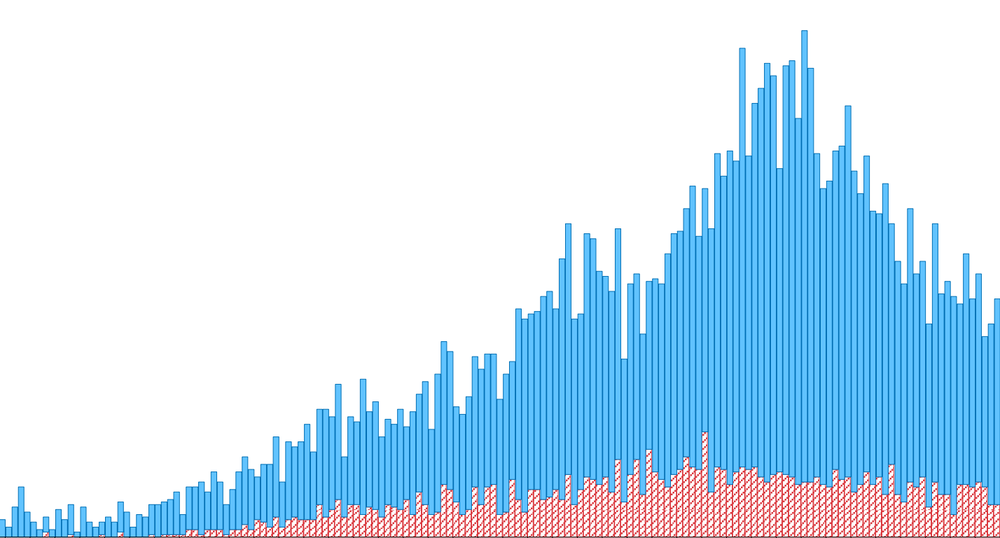
#> input picture histogram/hist.png, 1000 x 538 px, shrunk from 1428 x 768 before the run
$ python extract.py
#> lines starting #> are read from the running program, lines starting #| are printed output that depends on the picture
import cv2
import numpy as np
import pandas as pd
from matplotlib import pyplot as plt

NUM_COLUMNS = 161
UNIT_SIZE = 100

# Load and preprocess
image_path = './hist.png'
img = cv2.imread(image_path)
#> img is the input picture: shape (538, 1000, 3); mean B, G, R 244.4, 226.2, 200.7

#cut bottom two rows
#img = img[:-2, :, :]

gray = cv2.cvtColor(img, cv2.COLOR_BGR2GRAY)
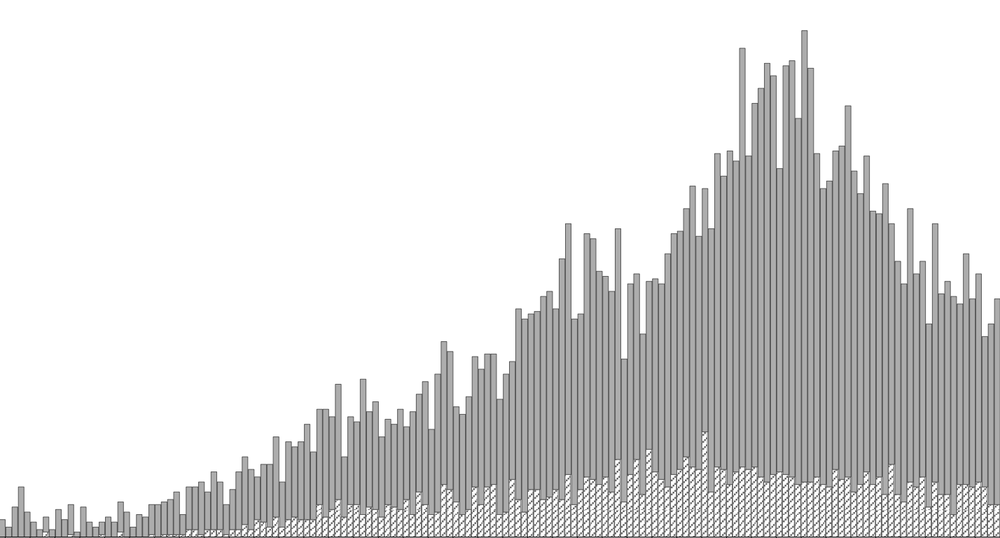
#> gray: shape (538, 1000); min 33, max 255, mean 220.7

scale_img = cv2.imread("scale.png")
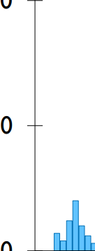
#> input picture histogram/scale.png, 95 x 251 px, shrunk from 136 x 359 before the run
#> scale_img is the input picture: shape (251, 95, 3); mean B, G, R 249.4, 247, 242.9
unit = scale_img.shape[0]
#> unit = 251

column_width = gray.shape[1] / NUM_COLUMNS
#> column_width = 6.21

M = []
F = []
for i in range(NUM_COLUMNS):
    # Get center position of the column
    center_x = int(i * column_width + column_width // 2)

    # Extract 1-pixel-wide vertical slice
    vertical_slice = gray[:, center_x]

    # Compute vertical gradient (difference between adjacent pixels)
    gradient = np.zeros_like(vertical_slice)
    for j in range(1, len(vertical_slice)):
        gradient[j] = abs(vertical_slice[j] - vertical_slice[j - 1])
    m = len(gradient)
    f = len(gradient)
    for i in range(len(gradient)):
        if gradient[i] > 50:
            m = i
            while i < len(gradient) and gradient[i] > 0:
                i += 1
            while i < len(gradient) and gradient[i] < 100:
                i += 1
            f = i
            break

    # convert pixel value to real number on scale
    m = len(gradient) - m
    f = len(gradient) - f
    m = int(m * UNIT_SIZE / unit)
    f = int(f * UNIT_SIZE / unit)
    M.append(m)
    F.append(f)
#> after the loop, F = 161 values, max 179 at index 123, min 0 at index 8, mean 27.08; M = 161 values, max 202 at index 129, min 3 at index 8, mean 79.48

# save to csv
df = pd.DataFrame({'M': M, 'F': F})
#> df = table of 161 rows and 2 columns
df.to_csv('hist.csv')
